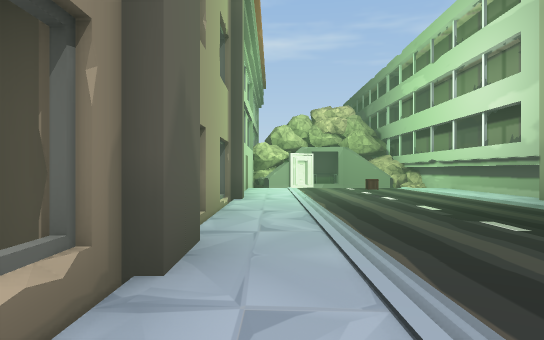
view 1 (above)

18 first-person views from a walk through a 3-D level made in the Unity game engine. The camera is 1.2 m above the floor, looks level and sees 75° across. The floor is counted in squares, 2 m on a side. Each view is taken from the middle of a square. On the plan, view 1 faces up. The plan holds only what a view shows up to about 10 squares ahead; the rest is blank. The place goes on beyond the plan. The player character is not drawn. Some animated figures are left out. Some surface patterns are stand-ins.

view 2
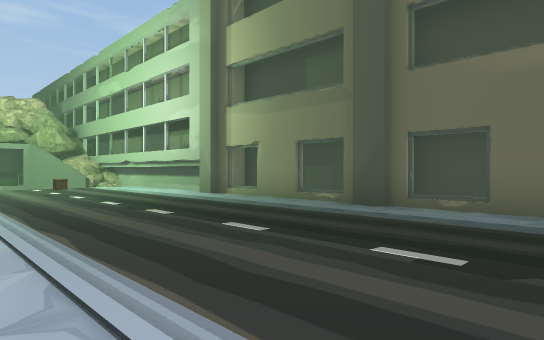

view 3
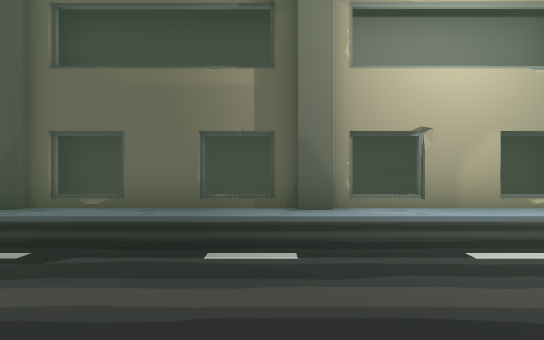

view 4
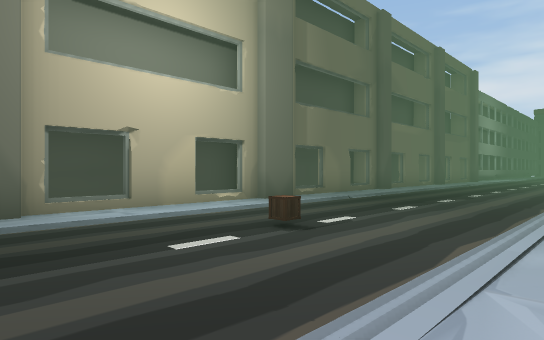

view 5
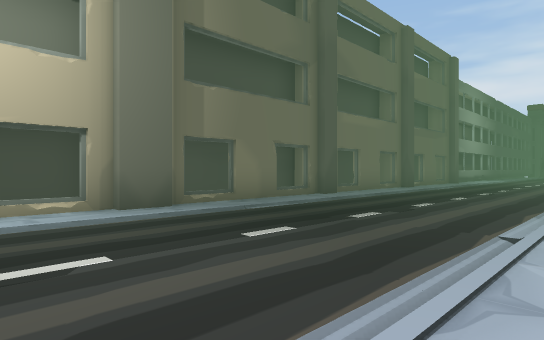

view 6
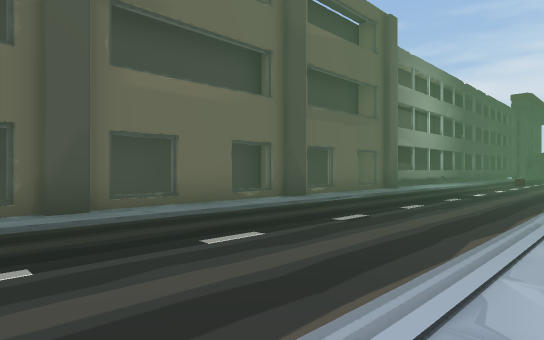

view 7
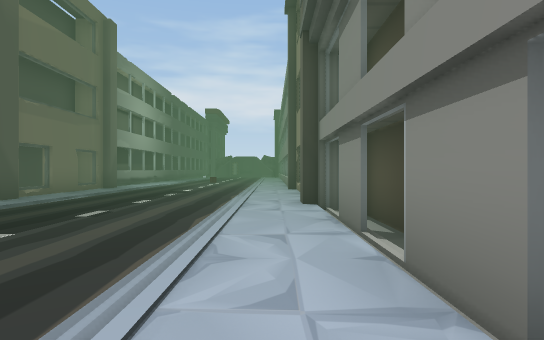

view 8
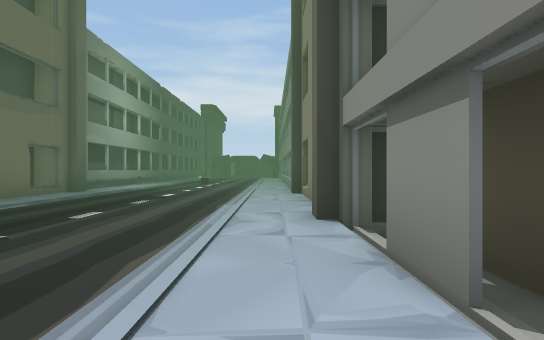

view 9
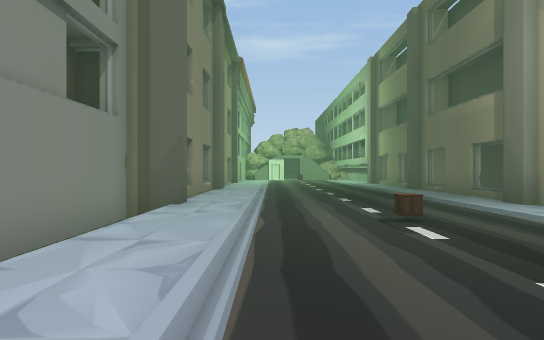

view 10
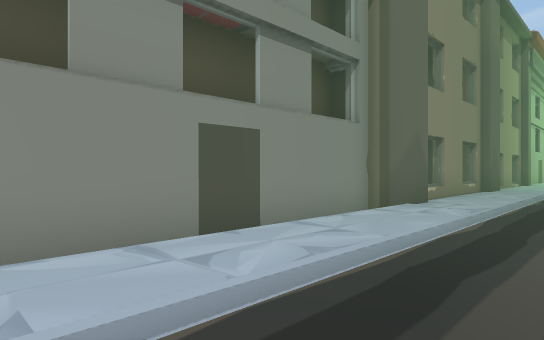

view 11
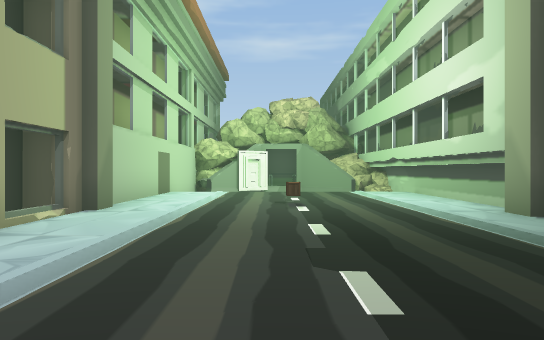

view 12
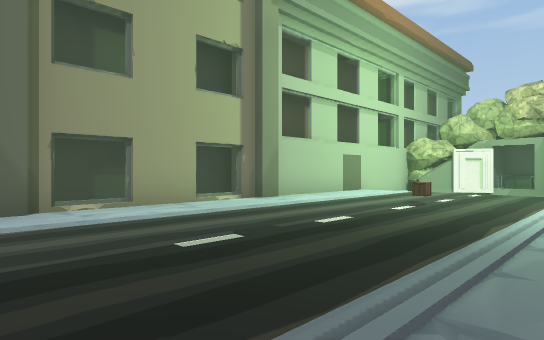

view 13
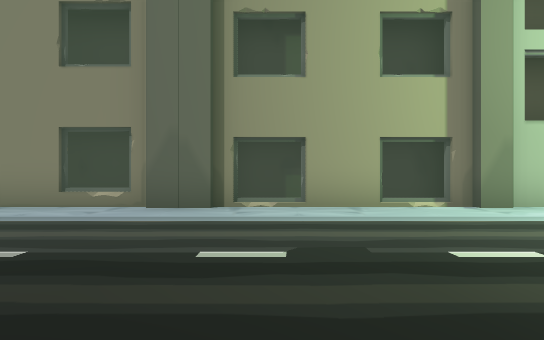

view 14
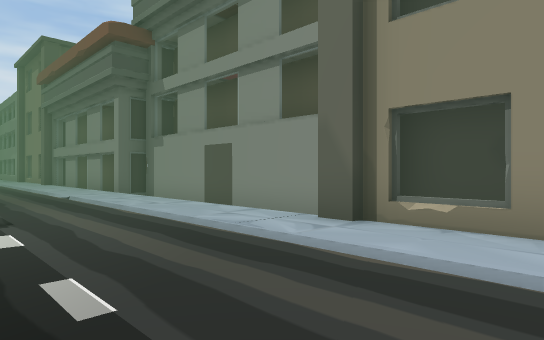

view 15
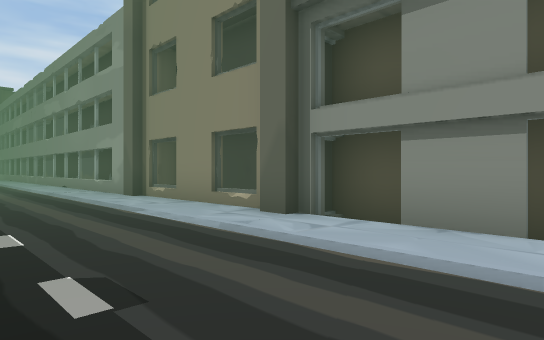

view 16
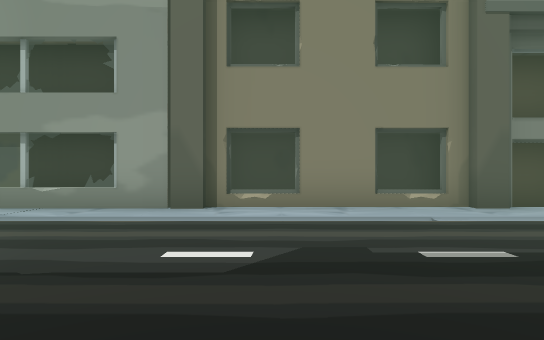

view 17
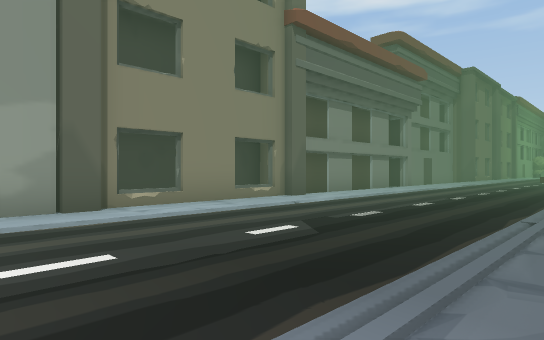

view 18
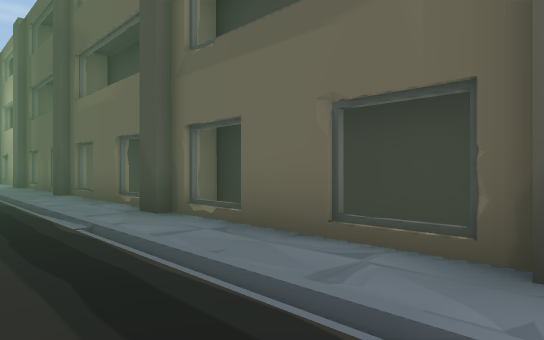

### Floor plan
Key: @ floor where view 1 was taken; # wall or solid block; . main floor; - floor 0.75 m lower than the main floor; / step, stairs or slope; v drop or lower ground; O other object.
Columns run from 2 left of view 1 to 7 right of it. Each row starts with its distance up from view 1.
 12  vvvvvv #
 11 v#......#
 10 v#......#
  9 v#......#
  8  #..O...#
  7 ##......##
  6 #v......v#
  5 ##......##
  4 #v......##
  3 ##......v#
  2 ##......##
  1 #v......v#
  0 ##@.....-#
 -1 #v......v#
 -2 ##......##
 -3 #/......##
 -4 #/......v#
 -5 #/...O..-#
 -6 #/......v#
 -7 #/......##
 -8 #/......##
 -9 #/......v#
-10 v#......-#
-11  /......v#
-12  #......##
-13  /......##
-14 v#......v#
-15 v#......-#
-16 v#......v#
-17 ##......##
-18 #v......v#
-19 ##......##
-20 #v......##
-21 ##......v#
-22  #......##
-23  #......

Positions as (right, up) in squares from view 1, and headings:
1: (0, 0), facing up
2: (0, -1), facing up-right
3: (0, -2), facing right
4: (0, -2), facing down-right
5: (0, -5), facing down-right
6: (0, -11), facing down-right
7: (0, -10), facing down
8: (0, -12), facing down
9: (1, -9), facing up
10: (2, -9), facing up-left
11: (2, 2), facing up
12: (5, 2), facing up-left
13: (5, 4), facing left
14: (3, 0), facing down-left
15: (3, -13), facing down-left
16: (5, -20), facing left
17: (5, -23), facing up-left
18: (3, -22), facing up-right
